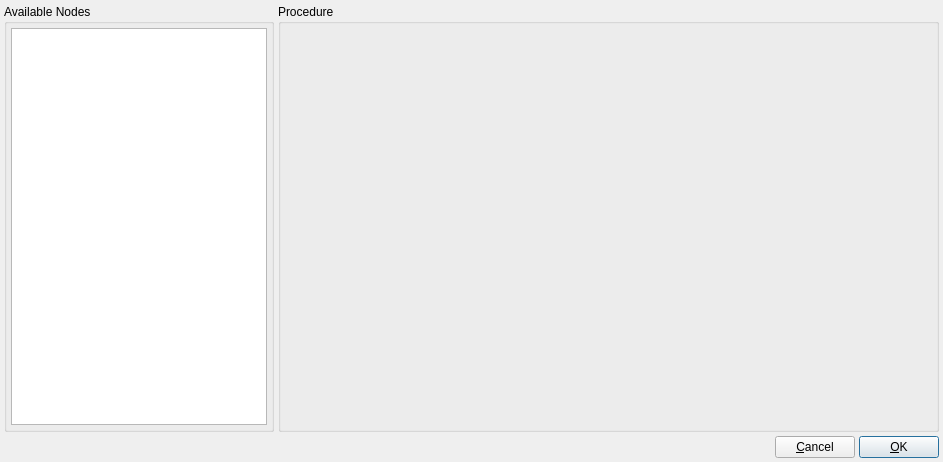
<?xml version="1.0" encoding="UTF-8"?>
<ui version="4.0">
 <class>ProcedureEditorDialog</class>
 <widget class="QDialog" name="ProcedureEditorDialog">
  <property name="geometry">
   <rect>
    <x>0</x>
    <y>0</y>
    <width>943</width>
    <height>462</height>
   </rect>
  </property>
  <property name="windowTitle">
   <string>Procedure Editor</string>
  </property>
  <layout class="QVBoxLayout" name="verticalLayout_3">
   <property name="spacing">
    <number>4</number>
   </property>
   <property name="leftMargin">
    <number>4</number>
   </property>
   <property name="topMargin">
    <number>4</number>
   </property>
   <property name="rightMargin">
    <number>4</number>
   </property>
   <property name="bottomMargin">
    <number>4</number>
   </property>
   <item>
    <layout class="QHBoxLayout" name="horizontalLayout_5">
     <property name="spacing">
      <number>4</number>
     </property>
     <item>
      <widget class="QGroupBox" name="AvailableNodesGroup">
       <property name="title">
        <string>Available Nodes</string>
       </property>
       <layout class="QVBoxLayout" name="verticalLayout" stretch="0">
        <property name="spacing">
         <number>4</number>
        </property>
        <property name="leftMargin">
         <number>4</number>
        </property>
        <property name="topMargin">
         <number>4</number>
        </property>
        <property name="rightMargin">
         <number>4</number>
        </property>
        <property name="bottomMargin">
         <number>4</number>
        </property>
        <item>
         <widget class="QTreeView" name="AvailableNodesTree">
          <property name="sizePolicy">
           <sizepolicy hsizetype="Minimum" vsizetype="Expanding">
            <horstretch>0</horstretch>
            <verstretch>0</verstretch>
           </sizepolicy>
          </property>
          <property name="font">
           <font>
            <pointsize>10</pointsize>
            <weight>75</weight>
            <bold>true</bold>
           </font>
          </property>
          <property name="editTriggers">
           <set>QAbstractItemView::NoEditTriggers</set>
          </property>
          <property name="showDropIndicator" stdset="0">
           <bool>false</bool>
          </property>
          <property name="dragEnabled">
           <bool>true</bool>
          </property>
          <property name="dragDropMode">
           <enum>QAbstractItemView::DragOnly</enum>
          </property>
          <property name="iconSize">
           <size>
            <width>24</width>
            <height>24</height>
           </size>
          </property>
         </widget>
        </item>
       </layout>
      </widget>
     </item>
     <item>
      <widget class="QGroupBox" name="ProcedureGroup">
       <property name="sizePolicy">
        <sizepolicy hsizetype="Expanding" vsizetype="Preferred">
         <horstretch>0</horstretch>
         <verstretch>0</verstretch>
        </sizepolicy>
       </property>
       <property name="title">
        <string>Procedure</string>
       </property>
       <layout class="QHBoxLayout" name="horizontalLayout_2">
        <property name="spacing">
         <number>4</number>
        </property>
        <property name="leftMargin">
         <number>4</number>
        </property>
        <property name="topMargin">
         <number>4</number>
        </property>
        <property name="rightMargin">
         <number>4</number>
        </property>
        <property name="bottomMargin">
         <number>4</number>
        </property>
        <item>
         <widget class="ProcedureWidget" name="ProcedureViewer" native="true"/>
        </item>
       </layout>
      </widget>
     </item>
    </layout>
   </item>
   <item>
    <layout class="QHBoxLayout" name="horizontalLayout_3">
     <property name="spacing">
      <number>4</number>
     </property>
     <item>
      <spacer name="horizontalSpacer_2">
       <property name="orientation">
        <enum>Qt::Horizontal</enum>
       </property>
       <property name="sizeHint" stdset="0">
        <size>
         <width>40</width>
         <height>20</height>
        </size>
       </property>
      </spacer>
     </item>
     <item>
      <widget class="QPushButton" name="CancelButton">
       <property name="enabled">
        <bool>true</bool>
       </property>
       <property name="text">
        <string>&amp;Cancel</string>
       </property>
      </widget>
     </item>
     <item>
      <widget class="QPushButton" name="OKButton">
       <property name="enabled">
        <bool>true</bool>
       </property>
       <property name="text">
        <string>&amp;OK</string>
       </property>
       <property name="default">
        <bool>true</bool>
       </property>
      </widget>
     </item>
    </layout>
   </item>
  </layout>
 </widget>
 <customwidgets>
  <customwidget>
   <class>ProcedureWidget</class>
   <extends>QWidget</extends>
   <header>gui/procedurewidget.h</header>
   <container>1</container>
  </customwidget>
 </customwidgets>
 <resources>
  <include location="main.qrc"/>
 </resources>
 <connections/>
</ui>
